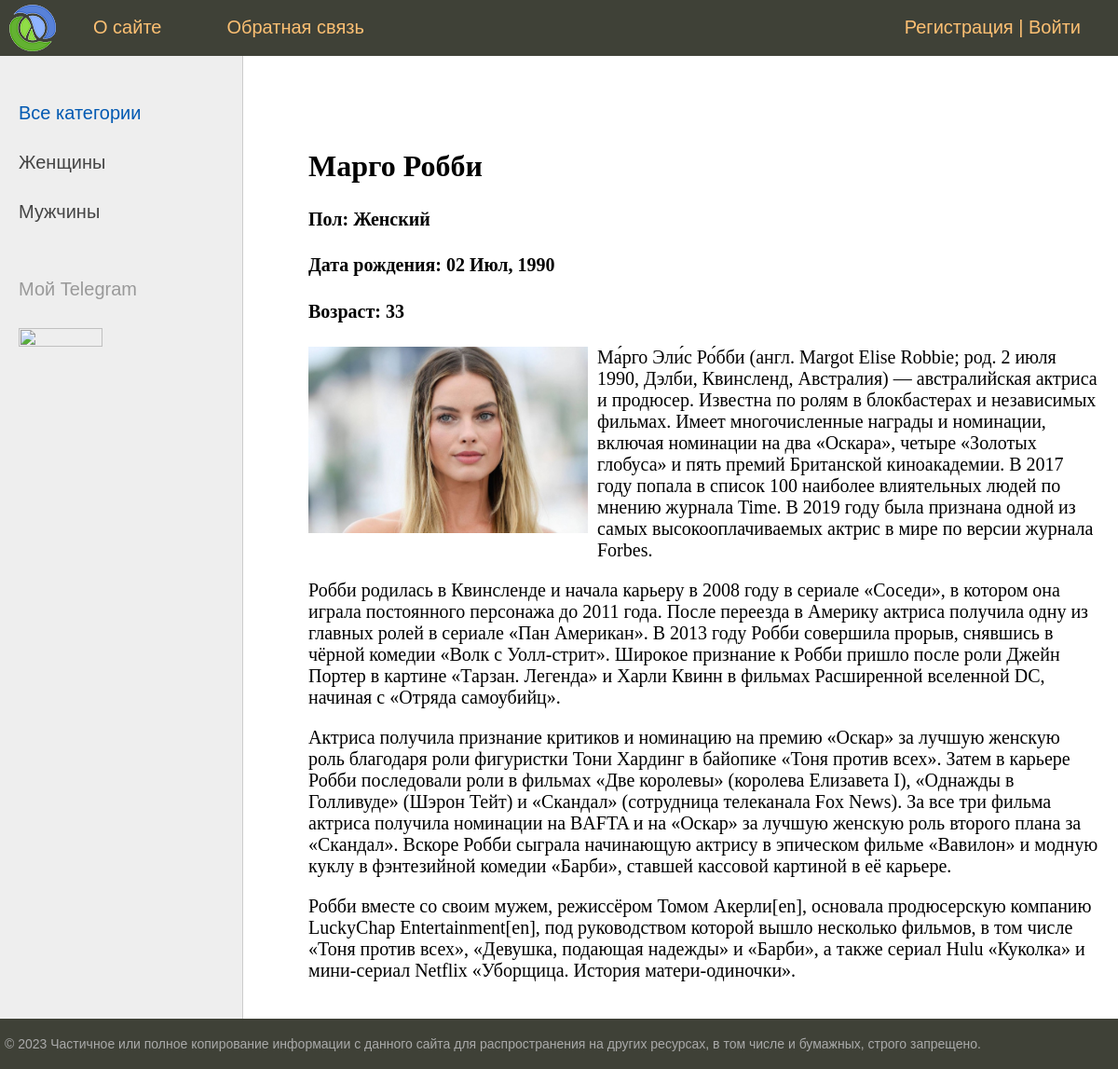
The page /post/margot-robbie/ on the database its author committed.
### actors/models.py (models this page shows, shortened)
class Category(models.Model):
    name = models.CharField(max_length=100, db_index=True, verbose_name="Категория")
    slug = models.SlugField(max_length=255, unique=True, db_index=True, verbose_name="URL")
    def get_absolute_url(self):
        return reverse('category', kwargs={'cat_id': self.pk})
    class Meta:
        verbose_name = 'категорию'
        verbose_name_plural = 'Категории'
        ordering = ['id']

class Actors(models.Model):
    title = models.CharField(max_length=255, verbose_name='Заголовок')
    slug = models.SlugField(max_length=100, unique=True, db_index=True, verbose_name='URL')
    sex = models.CharField(max_length=100, verbose_name='Пол')
    birth = models.DateField(blank=True, verbose_name='Дата рождения')
    death = models.DateField(blank=True, null=True, verbose_name='Дата смерти')
    bio = models.TextField(blank=True, verbose_name='Биография')
    photo = models.ImageField(blank=True, null=True, upload_to='photos%Y/%m/%d/', verbose_name='Фото')
    crt_time = models.DateTimeField(auto_now_add=True, verbose_name='Время создания')
    upd_time = models.DateTimeField(auto_now=True, verbose_name='Время обновления')
    is_published = models.BooleanField(default=True, verbose_name='Публикация')
    cat = models.ForeignKey('Category', on_delete=models.PROTECT, verbose_name='Категория')
    def __str__(self):
        return self.title
    def get_age(self):
        b_s = str(self.birth)
        date_format = '%Y-%m-%d'
        if self.death is None:
            temp = datetime.today() - datetime.strptime(b_s, date_format)
        else:
            d_s = str(self.death)
            temp = datetime.strptime(d_s, date_format) - datetime.strptime(b_s, date_format)
        return temp.days // 365
    class Meta:
        verbose_name = 'актёров'
        verbose_name_plural = 'Актёры'
        ordering = ['-crt_time', 'title']

### actors/views.py (the view)
# urls.py: path('post/<slug:post_slug>/', ShowPost.as_view(), name='post'),
class ShowPost(DataMixin, DetailView):
    model = Actors
    template_name = 'actors/post.html'
    slug_url_kwarg = 'post_slug'
    context_object_name = 'post'
    def get_context_data(self, **kwargs):
        context = super().get_context_data(**kwargs)
        c_def = self.get_user_context(title=context['post'])
        return dict(list(context.items()) + list(c_def.items()))

### actors/templatetags/actors_tags.py (called while the page is built)
@register.inclusion_tag('actors/list_categories.html')
def show_categories(sort=None, cat_selected=0):
    if not sort:
        cats = Category.objects.annotate(Count('actors'))
    else:
        cats = Category.objects.annotate(Count('actors')).order_by(sort)
    return {'cats': cats, 'cat_selected': cat_selected}

### actors/utils.py (called while the page is built)
    def get_user_context(self, **kwargs):
        context = kwargs
        cats = Category.objects.all()
        user_menu = menu.copy()
        if not self.request.user.is_authenticated:
            user_menu.pop(1)
        context['menu'] = user_menu
        context['cats'] = cats
        if 'cat_selected' not in context:
            context['cat_selected'] = 0
        return context

### actors/templates/actors/post.html (shortened to what this page needs)
{% extends 'actors/base.html' %}
{% block content %}
<h1>{{post.title}}</h1>
<h4>Пол: {{post.sex}}</h4>
<h4>Дата рождения: {{post.birth|date:'d M, Y'}}</h4>
<h4>Возраст: {{post.get_age}}</h4>
{% if post.photo %}
<p><img class="img-article-left" src="{{post.photo.url}}"></p>
{% endif %}
{{post.bio|linebreaks}}
{% endblock %}

### actors/templates/actors/list_categories.html
{% for c in cats %}
{% if c.actors__count > 0 %}
	{% if c.pk == cat_selected %}
		<li class="selected">{{c.name}}</li>
	{% else %}
		<li><a href="{{ c.get_absolute_url }}">{{c.name}}</a></li>
	{% endif %}
{% endif %}
{% endfor %}

### actors/static/actors/css/styles.css (style rules this page uses)
html, body { font-family: 'Arial'; margin: 0; padding: 0; height: 100%; width: 100%; color: #444; }
a { color: #0059b2; text-decoration: none; }
img { max-width: 600px; height: auto; }
img.img-article-left { max-width: 300px; height: auto; float: left; padding: 0 10px 10px 0; }
.left-chapters ul li { margin: 30px 0 0 0; color: #999; }
.left-chapters ul li a { color: #444; text-decoration: none; }
.content-text h1 { font-size: 32px; }

### rows shown on the page
Category: name "Женщины"
Category: name "Мужчины"
Actors: title "Марго Робби", sex "Женcкий", birth "02 Июл, 1990", get_age "33", photo (picture), bio "Ма́рго Эли́с Ро́бби (англ. Margot Elise Robbie; род. 2 июля 1990, Дэлби, Квинсленд, Австралия) — австралийская актриса и продюсер. Известна по ролям в блокбастерах и независимых фильмах. Имеет многочисленные награды и номинации, включая номинации на два «Оскара», четыре «Золотых глобуса» и пять премий Британской киноакадемии. В 2017 году попала в список 100 наиболее влиятельных людей по мнению журнала Time. В 2019 году была признана одной из самых высокооплачиваемых актрис в мире по версии журнала Forbes. Робби родилась в Квинсленде и начала карьеру в 2008 году в сериале «Соседи», в котором она играла постоянного персонажа до 2011 года. После переезда в Америку актриса получила одну из…"

### other values the page prints
{{ m.title }} "О сайте" "Обратная связь"
